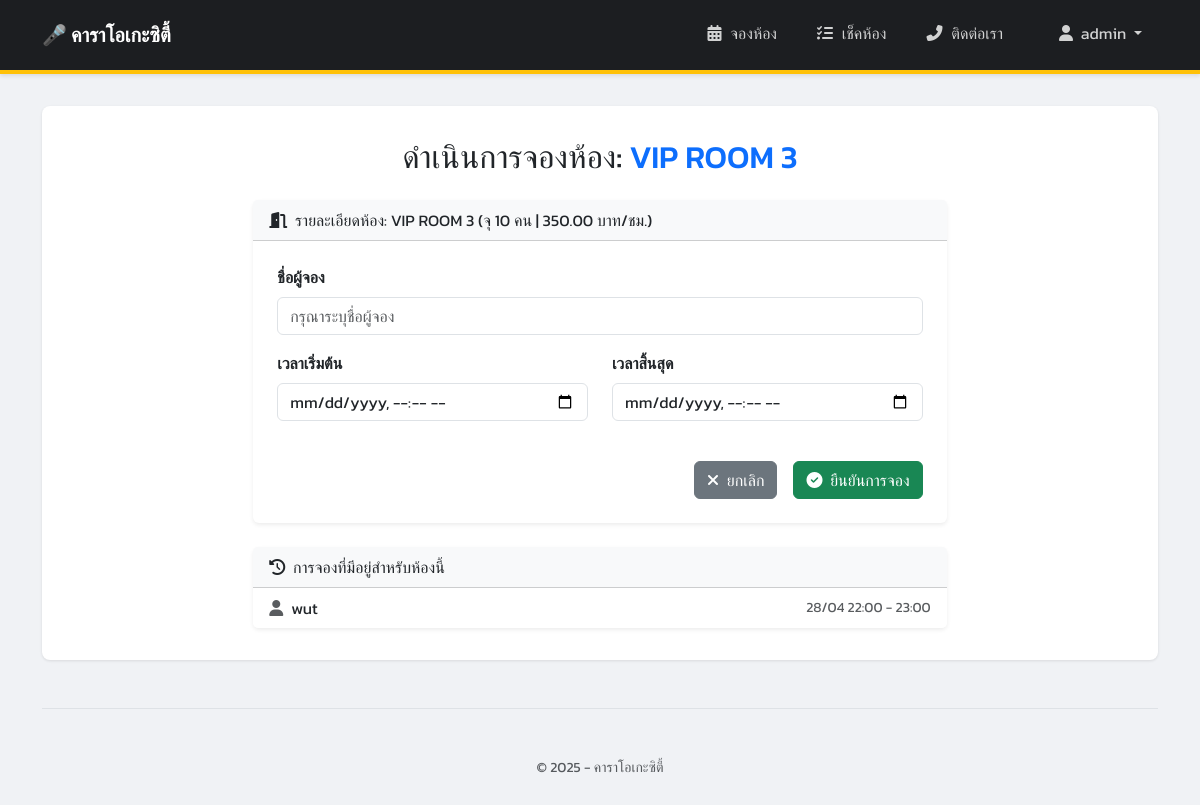
Screenshot of /room/3/book/ (signed in) with the database file from the repository.
### booking/models.py (models this page shows, shortened)
class Room(models.Model):
    name = models.CharField(max_length=100, unique=True) # ชื่อห้อง (ไม่ซ้ำกัน)
    capacity = models.PositiveIntegerField()             # ความจุ (จำนวนเต็มบวก)
    price_per_hour = models.DecimalField(max_digits=8, decimal_places=2) # ราคาต่อชั่วโมง

class Booking(models.Model):
    room = models.ForeignKey(Room, on_delete=models.CASCADE, related_name='bookings') # เชื่อมโยงไปยังห้อง
    user_name = models.CharField(max_length=100) # ชื่อผู้จอง (แบบง่ายก่อน)
    start_time = models.DateTimeField()          # วันเวลาเริ่มต้น
    end_time = models.DateTimeField()            # วันเวลาสิ้นสุด
    booking_time = models.DateTimeField(default=timezone.now) # วันเวลาที่ทำการจอง (ใส่ค่าอัตโนมัติ)

### booking/views.py (the view)
# urls.py: path('room/<int:room_id>/book/', views.booking_view, name='booking_view'), # หน้าฟอร์มจอง
@login_required
def booking_view(request, room_id):
    room = get_object_or_404(Room, pk=room_id) # ดึงห้องที่ต้องการ ถ้าไม่เจอก็ 404
    if request.method == 'POST':
        form = BookingForm(request.POST, room=room) # ส่ง room เข้าไปใน form (ถ้าจำเป็น)
        if form.is_valid():
            start_time = form.cleaned_data['start_time']
            end_time = form.cleaned_data['end_time']
            overlapping_bookings = Booking.objects.filter(
                room=room,
                start_time__lt=end_time, # การจองที่มีอยู่ เริ่มก่อนเวลาสิ้นสุดใหม่
                end_time__gt=start_time   # การจองที่มีอยู่ สิ้นสุดหลังเวลาเริ่มต้นใหม่
            ).exists() # แค่เช็คว่ามีหรือไม่
            if overlapping_bookings:
                messages.error(request, f"ขออภัย ห้อง {room.name} ไม่ว่างในช่วงเวลาที่ท่านเลือก")
                context = {'form': form, 'room': room}
                return render(request, 'booking/booking_form.html', context)
            elif start_time < timezone.now():
                 messages.error(request, "ไม่สามารถจองเวลาย้อนหลังได้")
                 context = {'form': form, 'room': room}
                 return render(request, 'booking/booking_form.html', context)
            else:
                booking = form.save(commit=False)
                booking.room = room # กำหนดห้องให้กับการจอง
                booking.save() # บันทึกการจองลงฐานข้อมูล
                messages.success(request, f"จองห้อง {room.name} สำเร็จ!")
                return redirect(reverse('booking_success', args=[booking.id]))
        else:
            messages.error(request, "ข้อมูลการจองไม่ถูกต้อง กรุณาตรวจสอบ")
            context = {'form': form, 'room': room}
            return render(request, 'booking/booking_form.html', context)
    else: # ถ้าเป็น GET request (เข้าหน้าครั้งแรก)
        form = BookingForm(room=room) # สร้างฟอร์มเปล่า
        context = {'form': form, 'room': room}
        return render(request, 'booking/booking_form.html', context)

### booking/forms.py (shortened to what this page needs)
class BookingForm(forms.ModelForm):
    start_time = forms.DateTimeField(
        label="เวลาเริ่มต้น",
        widget=forms.DateTimeInput(attrs={'type': 'datetime-local'}),
        input_formats=['%Y-%m-%dT%H:%M'] # รูปแบบที่รับจาก input type="datetime-local"
    )
    end_time = forms.DateTimeField(
        label="เวลาสิ้นสุด",
        widget=forms.DateTimeInput(attrs={'type': 'datetime-local'}),
        input_formats=['%Y-%m-%dT%H:%M']
    )
    class Meta:
        model = Booking
        fields = ['user_name', 'start_time', 'end_time'] # ระบุ field ที่จะแสดงในฟอร์ม
        labels = {
            'user_name': 'ชื่อผู้จอง',
        }
    def __init__(self, *args, **kwargs):
        self.room = kwargs.pop('room', None) # ดึงค่า room ออกมา ถ้ามี
        super().__init__(*args, **kwargs)
        self.fields['user_name'].required = True

### booking/templates/booking/booking_form.html (shortened to what this page needs)
{% extends "booking/base.html" %}
{% load static %}
{% block content %}
    <h2 class="mb-4 text-center">
        {% if booking %}
            แก้ไขการจองห้อง: <span class="text-primary">{{ room.name }}</span>
            <p class="text-muted small">รหัสการจอง: {{ booking.id }}</p>
        {% else %}
            ดำเนินการจองห้อง: <span class="text-primary">{{ room.name }}</span>
        {% endif %}
    </h2>
    <div class="row justify-content-center">
        <div class="col-lg-8">
            <div class="card shadow-sm mb-4">
                 <div class="card-header bg-light">
                     <i class="fas fa-door-open me-1"></i> รายละเอียดห้อง: {{ room.name }} (จุ {{ room.capacity }} คน | {{ room.price_per_hour|floatformat:2 }} บาท/ชม.)
                 </div>
                <div class="card-body p-4">
                    <form method="post">
                        <div class="mb-3">
                            <label for="{{ form.user_name.id_for_label }}" class="form-label fw-bold">{{ form.user_name.label }}</label>
                            <input type="text" name="{{ form.user_name.name }}" id="{{ form.user_name.id_for_label }}"
                                   class="form-control {% if form.user_name.errors %}is-invalid{% endif %}"
                                   value="{{ form.user_name.value|default:'' }}" required placeholder="กรุณาระบุชื่อผู้จอง">
                        </div>
                        <div class="row">
                            <div class="col-md-6 mb-3">
                                <label for="{{ form.start_time.id_for_label }}" class="form-label fw-bold">{{ form.start_time.label }}</label>
                                <input type="datetime-local" name="{{ form.start_time.name }}" id="{{ form.start_time.id_for_label }}"
                                       class="form-control {% if form.start_time.errors %}is-invalid{% endif %}"
                                       value="{{ form.start_time.value|date:'Y-m-d\TH:i'|default:'' }}" required>
                            </div>
                            <div class="col-md-6 mb-3">
                                <label for="{{ form.end_time.id_for_label }}" class="form-label fw-bold">{{ form.end_time.label }}</label>
                                <input type="datetime-local" name="{{ form.end_time.name }}" id="{{ form.end_time.id_for_label }}"
                                       class="form-control {% if form.end_time.errors %}is-invalid{% endif %}"
                                       value="{{ form.end_time.value|date:'Y-m-d\TH:i'|default:'' }}" required>
                            </div>
                        </div>
                        <div class="d-grid gap-2 d-md-flex justify-content-md-end mt-4">
                            <a href="{% url 'all_bookings' %}" class="btn btn-secondary me-md-2">
                                <i class="fas fa-times me-1"></i> ยกเลิก
                            </a>
                            <button type="submit" class="btn btn-success">
                                {% if booking %}
                                    <i class="fas fa-save me-1"></i> บันทึกการแก้ไข
                                {% else %}
                                    <i class="fas fa-check-circle me-1"></i> ยืนยันการจอง
                                {% endif %}
                            </button>
                        </div>
                    </form>
                </div>
            </div>
            {% if not booking %}
            <div class="card shadow-sm">
                <div class="card-header bg-light">
                     <i class="fas fa-history me-1"></i> การจองที่มีอยู่สำหรับห้องนี้
                </div>
                <div class="list-group list-group-flush">
                     {% for b in room.bookings.all|slice:":5" %}
                         <div class="list-group-item d-flex justify-content-between align-items-center">
                             <span><i class="fas fa-user me-2 text-muted"></i>{{ b.user_name }}</span>
                             <small class="text-muted">{{ b.start_time|date:"d/m H:i" }} - {{ b.end_time|date:"H:i" }}</small>
                         </div>
                     {% empty %}
                         <div class="list-group-item text-muted text-center">
                             <small>ยังไม่มีการจองสำหรับห้องนี้</small>
                         </div>
                     {% endfor %}
                 </div>
            </div>
            {% endif %}
        </div>
    </div>
{% endblock %}

### booking/templates/booking/base.html (shortened to what this page needs)
<!DOCTYPE html>
<html lang="th">
<head>
    <link href="https://cdn.jsdelivr.net/npm/bootstrap@5.3.3/dist/css/bootstrap.min.css" rel="stylesheet">
    <link rel="stylesheet" href="https://cdnjs.cloudflare.com/ajax/libs/font-awesome/6.5.2/css/all.min.css" />
</head>
<body>
    <nav class="navbar navbar-expand-lg custom-navbar">
        <div class="container">
            <a class="navbar-brand" href="{% url 'room_list' %}">
                 🎤 คาราโอเกะซิตี้
            </a>
            <div class="collapse navbar-collapse" id="navbarSupportedContent">
              <ul class="navbar-nav ms-auto mb-2 mb-lg-0 align-items-center">
                <li class="nav-item">
                  <a class="nav-link {% if request.resolver_match.url_name == 'room_list' %}active{% endif %}" aria-current="page" href="{% url 'room_list' %}"><i class="fas fa-calendar-alt"></i> จองห้อง</a>
                </li>
                <li class="nav-item">
                  <a class="nav-link {% if request.resolver_match.url_name == 'all_bookings' %}active{% endif %}" href="{% url 'all_bookings' %}"><i class="fas fa-list-check"></i> เช็คห้อง</a>
                </li>
                <li class="nav-item">
                  <a class="nav-link" href="#" data-bs-toggle="modal" data-bs-target="#contactModal">
                    <i class="fas fa-phone-alt"></i> ติดต่อเรา
                  </a>
                </li>
                {% if user.is_authenticated %}
                    <li class="nav-item dropdown ms-lg-3">
                        <a class="nav-link dropdown-toggle" href="#" id="navbarUserDropdown" role="button" data-bs-toggle="dropdown" aria-expanded="false">
                            <i class="fas fa-user me-1"></i> {{ user.username }}
                        </a>
                    </li>
                {% else %}
                    {% comment %} --- แสดงเมื่อผู้ใช้ยังไม่ได้ล็อกอิน --- {% endcomment %}
                    <li class="nav-item login-button ms-lg-3">
                      <a class="nav-link" href="{% url 'login' %}"><i class="fas fa-user-circle"></i> เข้าสู่ระบบ</a>
                    </li>
                {% endif %}
              </ul>
            </div>
        </div>
    </nav>
    <div class="container mt-4">
        <main>
{% block content %}
            {% endblock %}
        </main>
        <footer class="pt-4 my-md-5 pt-md-5 border-top text-center">
            <small class="d-block mb-3 text-muted">&copy; 2025 - คาราโอเกะซิตี้</small>
        </footer>
    </div>
</body>
</html>

### booking/templates/booking/base.html (style rules this page uses)
body { font-family: 'Kanit', sans-serif; background-color: #f0f2f5; padding-top: 0; padding-bottom: 20px; }
.navbar.custom-navbar { background-color: #1c1e21; padding-top: 0.8rem; padding-bottom: 0.8rem; border-bottom: 4px solid #ffc107; box-shadow: 0 2px 4px rgba(0,0,0,.1); }
.navbar.custom-navbar .navbar-brand { color: #ffffff; font-weight: bold; }
.navbar.custom-navbar .navbar-nav .nav-link { color: rgba(255, 255, 255, 0.8); padding: 0.5rem 1rem; margin-left: 0.5rem; border-bottom: 4px solid transparent; transition: color 0.2s ease, border-color 0.2s ease; }
.navbar.custom-navbar .navbar-nav .nav-link i { margin-right: 5px; }
.navbar.custom-navbar .navbar-nav .dropdown-toggle { color: rgba(255, 255, 255, 0.8); }
.container { max-width: 1140px; }
main { background-color: #ffffff; padding: 2rem; border-radius: 8px; box-shadow: 0 1px 3px rgba(0,0,0,.1); margin-top: 2rem; }
footer { margin-top: 3rem; }
.card { border: none; box-shadow: 0 1px 4px rgba(0, 0, 0, 0.08); transition: transform 0.2s ease-in-out, box-shadow 0.2s ease-in-out; }
.btn-secondary { background-color: #6c757d; border-color: #6c757d; }
.btn-success { background-color: #198754; border-color: #198754; }

### rows the page displays
Room: name "VIP ROOM 3", capacity "10", price_per_hour "350.00"
Booking: user_name "wut", start_time "28/04 22:00", end_time "23:00"

### other values shown
{{ user.username }} "admin"
